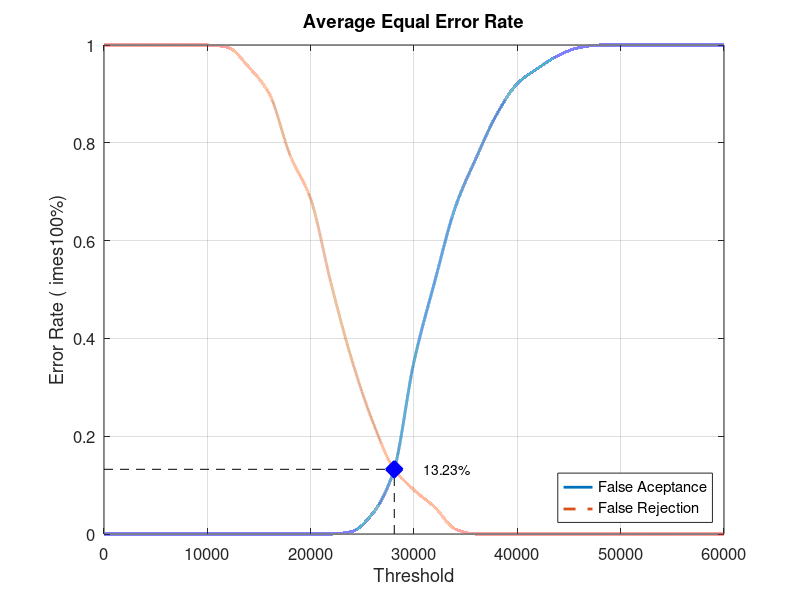
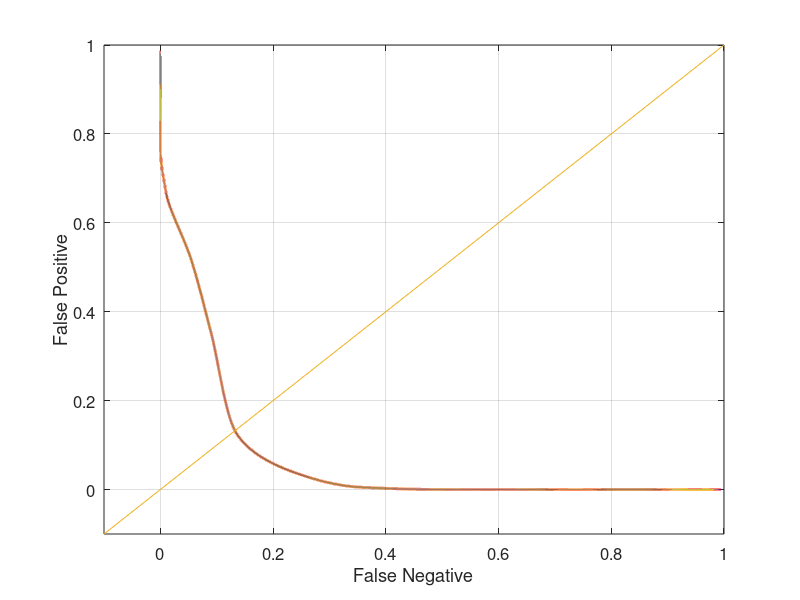

Write MATLAB code to recreate these figures, in order.
close all;
clear;
clc;
x = 0:2000:60000;
xq = 0:0.5:60000;

y0 = [0 0 0 0 0 0 0 0 0 0 0 0 0.00526316 0.0421053 0.126316 0.352632 0.515789 0.668421 0.768421 0.857895 0.921053 0.952632 0.978947 0.994737 1 1 1 1 1 1 1]
yy0 = interp1(x, y0, xq, 'pchip');
y1 = [1 1 1 1 1 1 0.995 0.955 0.9 0.775 0.685 0.51 0.355 0.23 0.135 0.09 0.055 0.01 0 0 0 0 0 0 0 0 0 0 0 0 0]
yy1 = interp1(x, y1, xq, 'pchip');

% Calculating EER: 
y2 = abs(y0 - y1);
find(y2 == min(y2))
yy2 = abs(yy0 - yy1);
xEER = find(yy2 == min(yy2));
xEERIndex = xq(xEER) % X-axis EER
yEER = yy0(xEER) % Y-axis EER

main = figure
plot(xq, yy0,'-','LineWidth', 2);	hold on
plot(xq, yy1,'--','LineWidth', 2);	hold on
plot([xEERIndex xEERIndex], [0 yEER], 'k--');	hold on
plot([0 xEERIndex], [yEER yEER], 'k--');	hold on
plot(xEERIndex, yEER, 'bx', 'LineWidth', 10);	hold on
text(xEERIndex + 10 * xEERIndex / 100, yEER, [num2str(round((10000 * yEER)) / 100) '%'])
legend('False Aceptance', 'False Rejection', 'Location', 'SouthEast')
xlabel('Threshold')
ylabel('Error Rate (	imes100%)')
title('Average Equal Error Rate')
set(gca, 'FontSize', 12)
axis([0 60000 0 1])
grid on

print(main, 'Database2_1Main', '-dpng');
FNRxFPR = figure('Color', [1 1 1]);
plot(yy1, yy0, '-', yy1, yy0, 'LineWidth', 2);
hold on
y = -0.1:0.1:1
plot(y, y); 
set(gca, 'FontSize', 12)
xlabel('False Negative')
ylabel('False Positive')
axis([-0.1 1 -0.1 1])
set(gca, 'FontSize', 12)
grid on

print(FNRxFPR, 'Database2_1FNRxFPR','-dpng');
